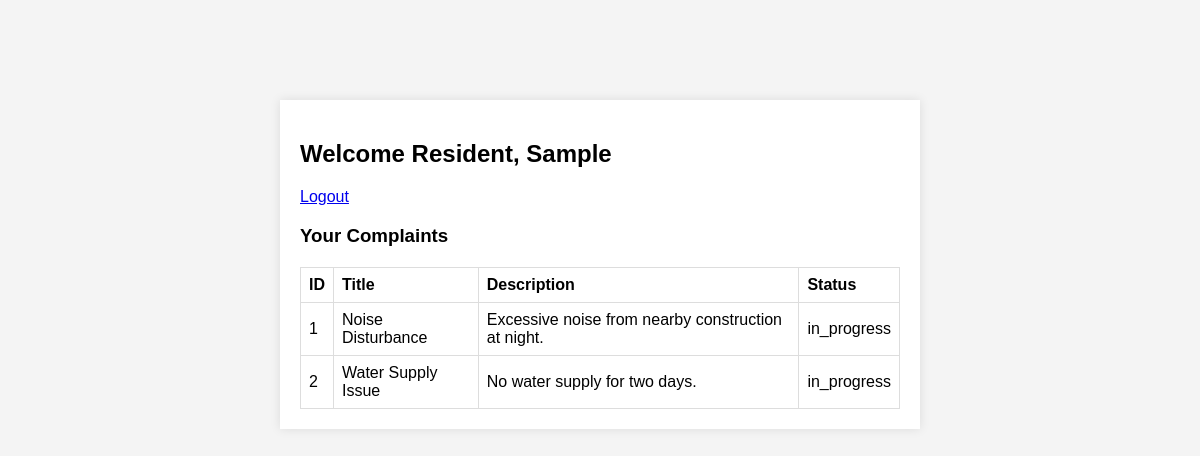
The page /resident_dashboard.php (signed in) on the database its author committed.
### tables this page shows
CREATE TABLE `complaints` (
  `id` int(11) NOT NULL,
  `resident_id` int(11) DEFAULT NULL,
  `title` varchar(255) DEFAULT NULL,
  `description` text DEFAULT NULL,
  `status` enum('pending','in_progress','resolved') DEFAULT 'pending',
  `created_at` timestamp NOT NULL DEFAULT current_timestamp(),
  `description_encrypted` blob DEFAULT NULL,
  `assigned_officer_id` int(11) DEFAULT NULL
);

### resident_dashboard.php (the view, shortened to what this page needs)
<?php
$user = $_SESSION['user'];
require_once 'config.php';
?>
<!DOCTYPE html>
<html>
<head>
    <link rel="stylesheet" href="styles.css">
</head>
<body>
<div class="dashboard-container">
    <h2>Welcome Resident, <?php echo htmlspecialchars($user['first_name']); ?></h2>
    <a href="logout.php">Logout</a>
    <h3>Your Complaints</h3>
    <table>
        <tr><th>ID</th><th>Title</th><th>Description</th><th>Status</th></tr>
        <?php
        $stmt = $conn->prepare("SELECT * FROM complaints WHERE resident_id = ?");
        $stmt->bind_param("i", $user['id']);
        $stmt->execute();
        $result = $stmt->get_result();
        while ($row = $result->fetch_assoc()):
        ?>
        <tr>
            <td><?= $row['id'] ?></td>
            <td><?= htmlspecialchars($row['title']) ?></td>
            <td><?= htmlspecialchars($row['description']) ?></td>
            <td><?= $row['status'] ?></td>
        </tr>
        <?php endwhile; ?>
    </table>
</div>
</body>
</html>

### styles.css (style rules this page uses)
body { font-family: Arial, sans-serif; background-color: #f4f4f4; margin: 0; padding: 0; }
.login-container, .dashboard-container { width: 600px; margin: 100px auto; padding: 20px; background: white; box-shadow: 0 0 10px rgba(0,0,0,0.1); }
table { width: 100%; border-collapse: collapse; margin-top: 20px; }
th, td { border: 1px solid #ddd; padding: 8px; text-align: left; }

### rows shown on the page
complaints: id "1", title "Noise Disturbance", description "Excessive noise from nearby construction at night.", status "in_progress"
complaints: id "2", title "Water Supply Issue", description "No water supply for two days.", status "in_progress"

### other values the page prints
$user['first_name'] "Sample"
